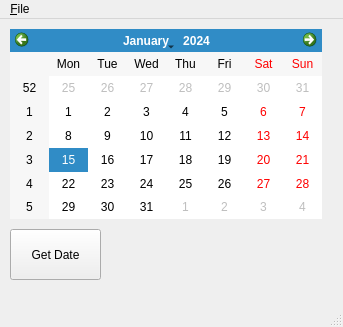
<?xml version="1.0" encoding="UTF-8"?>
<ui version="4.0">
 <class>MainWindow</class>
 <widget class="QMainWindow" name="MainWindow">
  <property name="geometry">
   <rect>
    <x>0</x>
    <y>0</y>
    <width>343</width>
    <height>327</height>
   </rect>
  </property>
  <property name="windowTitle">
   <string>MainWindow</string>
  </property>
  <widget class="QWidget" name="centralwidget">
   <widget class="QPushButton" name="pushButton">
    <property name="geometry">
     <rect>
      <x>10</x>
      <y>210</y>
      <width>91</width>
      <height>51</height>
     </rect>
    </property>
    <property name="text">
     <string>Get Date</string>
    </property>
   </widget>
   <widget class="QCalendarWidget" name="calendarWidget">
    <property name="geometry">
     <rect>
      <x>10</x>
      <y>10</y>
      <width>312</width>
      <height>190</height>
     </rect>
    </property>
   </widget>
  </widget>
  <widget class="QMenuBar" name="menubar">
   <property name="geometry">
    <rect>
     <x>0</x>
     <y>0</y>
     <width>343</width>
     <height>22</height>
    </rect>
   </property>
   <widget class="QMenu" name="menu_File">
    <property name="title">
     <string>&amp;File</string>
    </property>
    <addaction name="actionClose"/>
   </widget>
   <addaction name="menu_File"/>
  </widget>
  <widget class="QStatusBar" name="statusbar"/>
  <action name="actionClose">
   <property name="text">
    <string>Close</string>
   </property>
  </action>
 </widget>
 <resources/>
 <connections/>
</ui>
